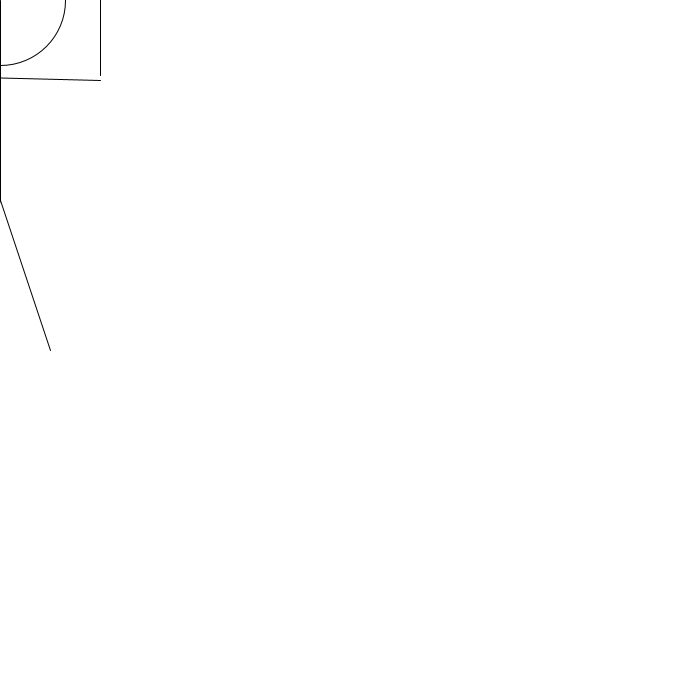
Frame 1 (no input)
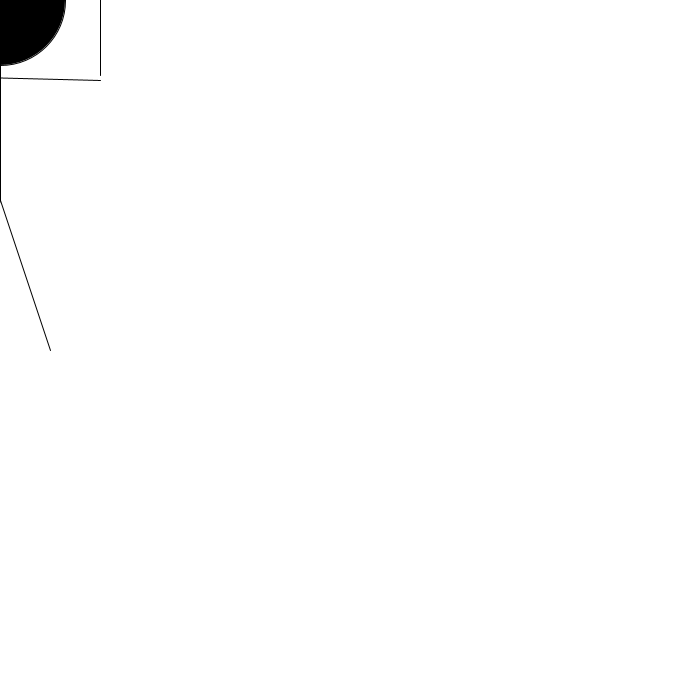
Frame 60 (the mouse pressed at the canvas centre just before this capture)
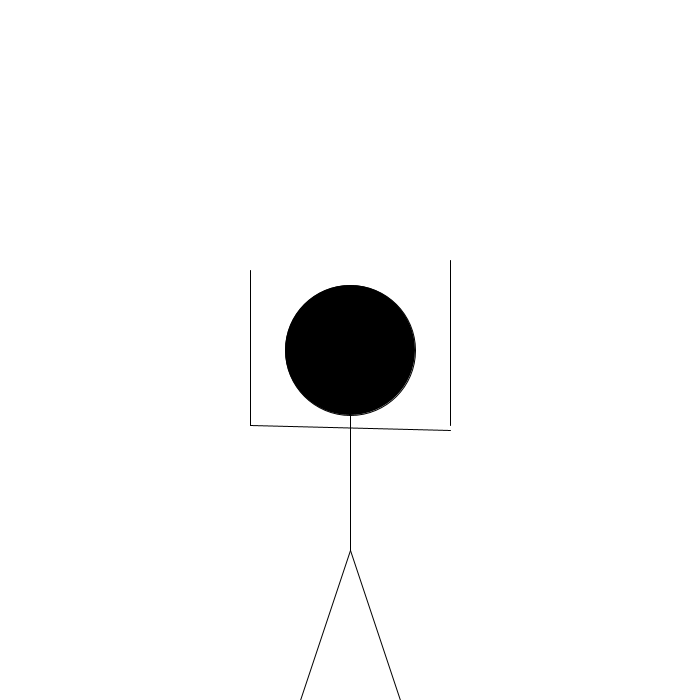
Frame 120 (the mouse held since frame 60 and released just before this capture)

The Processing sketch that drew these frames (run headless with seeded random() and noise(); from frame 60 on, the mouse is pressed at the canvas centre):

// Processing sketch: processing_160754
// ── processing_160754.pde

void setup() {
  size(700, 700);
}
void draw() {
  background(255);
  drawStickfigure(mouseX, mouseY);
}
void drawStickfigure(int x, int y) {
  ellipse(x, y, 130, 130);
  {
    fill(0);
  }
  line(x, y+200, x, y);
  line(x+100, y+80, x-100, y+75);
  line(x-100, y-80, x-100, y+75);
  line(x+100, y-90, x+100, y+75);
  line(x+50, y+350, x, y+200);
  line(x-50, y+350, x, y+200);
}
